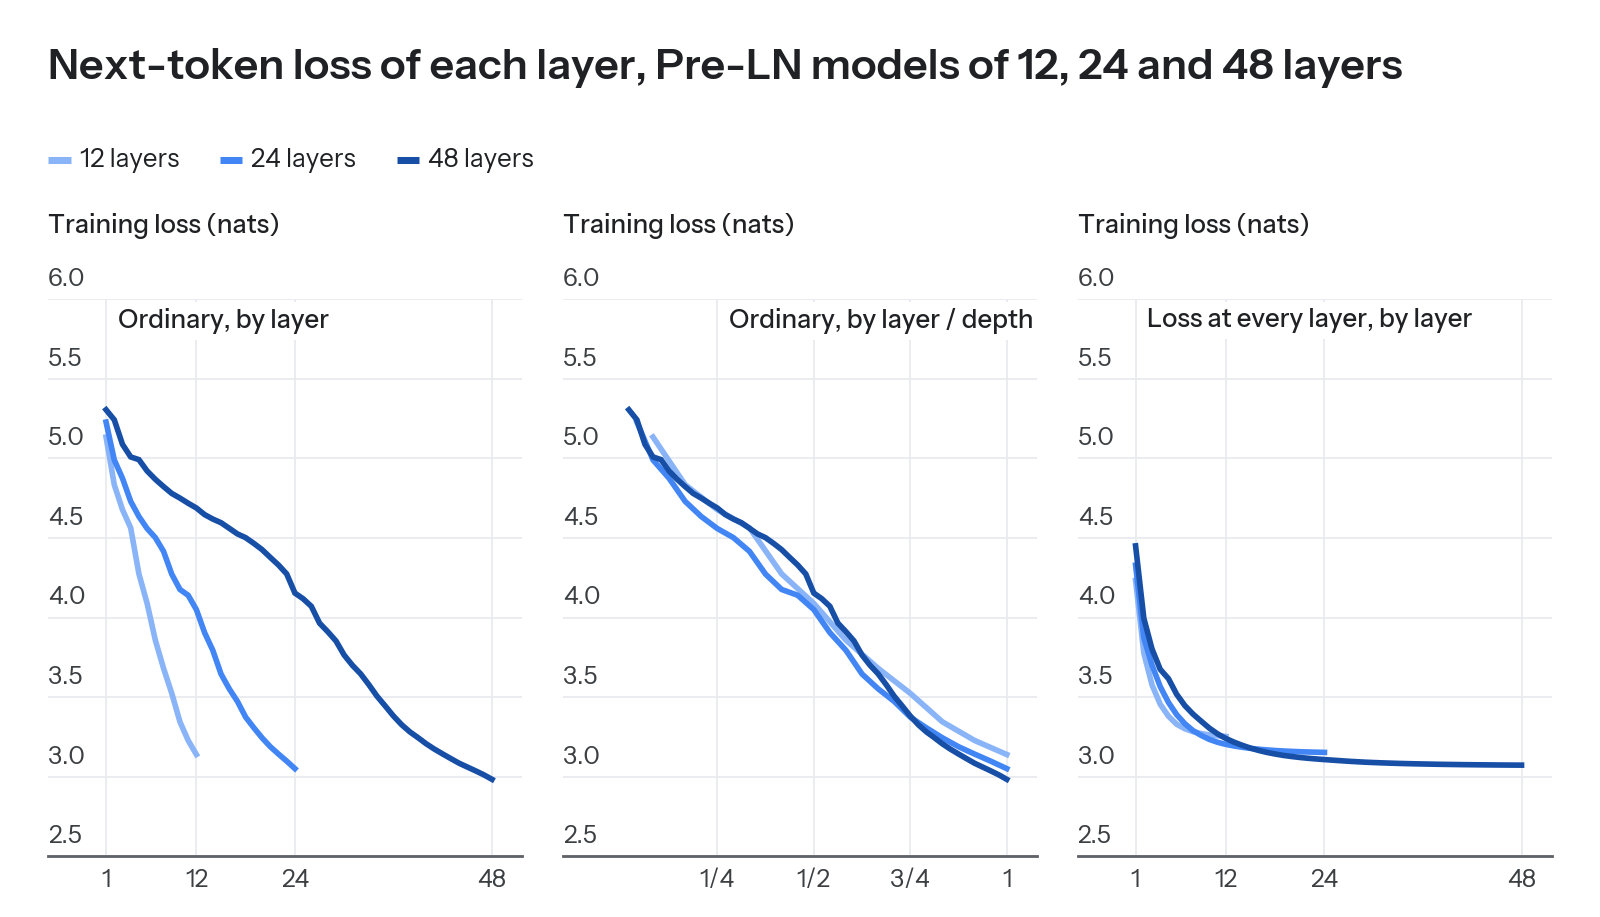

Python code for this plot:
"""Candidate core figure of a blog: deeper models predict later. Measured results; one run per curve; Pre-LN, width 512, same recipe and 2.6B tokens at every depth.

Data: ../../pls_blog/d48g4.npz, final train CE (mean of the last 50 logged steps) of each layer's readout. Ordinary: runs -sep-bbfrozen-apreln-vs-d{12,24}, -sep-bbfrozen-apreln-vs-d48-g4: the backbone trains on the last layer's loss only, probes read every layer. Every layer: runs -sep-apreln-vs-d{12,24}, -sep-apreln-vs-d48-g4: a next-token loss at every layer, each with its own head.
Left: ordinary models by layer. Middle: the same curves with each layer at its relative depth, layer / depth. Right: a loss at every layer, by layer.
Output: predict_later_1104.{pdf,png}."""
from pathlib import Path

import numpy as np
from style import *

HERE = Path(__file__).parent
apply_style()
Z = np.load(HERE.parents[1] / "pls_blog/d48g4.npz", allow_pickle=True)
T = {12: "apreln-vs-d12", 24: "apreln-vs-d24", 48: "apreln-vs-d48-g4"}
C = {12: tone("blue", 300), 24: tone("blue", 500), 48: tone("blue", 900)}
fig, axes = canvas(1, 3, width=WIDTH_TEXT, panel_height=2.2, title="Next-token loss of each layer, Pre-LN models of 12, 24 and 48 layers", legend=[(f"{d} layers", C[d]) for d in T], quantity="Training loss (nats)")
a, b, c = np.ravel(axes)
for d, t in T.items():
    o = Z[f"-sep-bbfrozen-{t}/final"]; s = Z[f"-sep-{t}/final"]; x = np.arange(1, d + 1)
    a.plot(x, o, color=C[d], lw=1.6); b.plot(x / d, o, color=C[d], lw=1.6); c.plot(x, s, color=C[d], lw=1.6)
for ax in (a, c):
    ax.set_xlim(1, 48); ax.set_xticks([1, 12, 24, 48])
b.set_xlim(0, 1); b.set_xticks([0.25, 0.5, 0.75, 1]); b.set_xticklabels(["1/4", "1/2", "3/4", "1"])
for ax, name in ((a, "Ordinary, by layer"), (b, "Ordinary, by layer / depth"), (c, "Loss at every layer, by layer")):
    nice_y(ax, 2.9, 5.4, headroom=0.12, fmt="{:.1f}")
    room(ax)
    panel_label(ax, name)
save(fig, HERE / "predict_later_1104")
for l in (3, 6, 12, 24):
    print("L", l, "ordinary", [round(float(Z[f"-sep-bbfrozen-{t}/final"][l - 1]), 3) if l <= d else None for d, t in T.items()], "every layer", [round(float(Z[f"-sep-{t}/final"][l - 1]), 3) if l <= d else None for d, t in T.items()])
